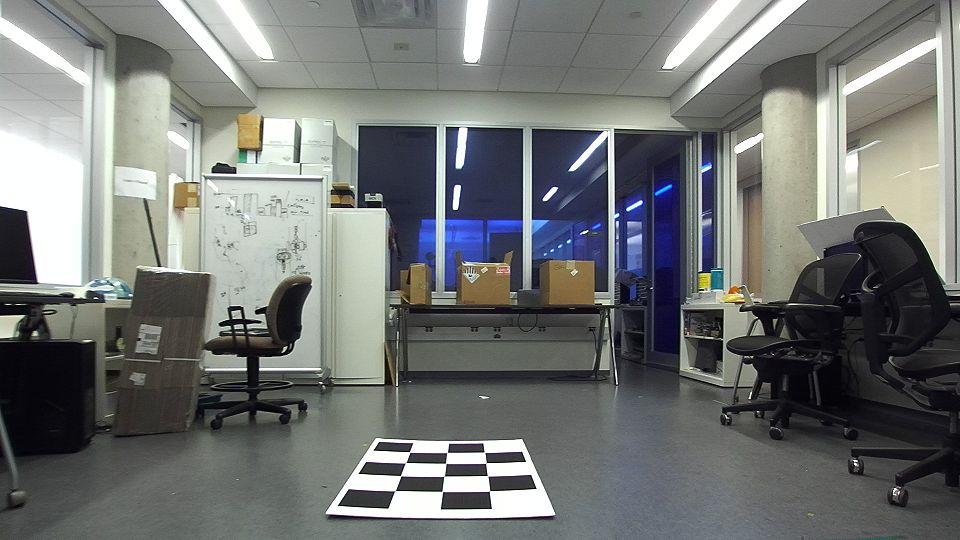
#> input picture data/front_view_robot.png, 960 x 540 px
$ jupyter execute inverse_perspective_mapping_robot.ipynb
#> lines starting #> are read from the running program, lines starting #| are printed output that depends on the picture
[cell 1]
import cv2
import imageio
import json
import matplotlib.pyplot as plt
import numpy as np

# Suppresses scientific notation for small numbers in numpy arrays for readability
np.set_printoptions(suppress=True)

[cell 2]
data_path = 'data/front_view_robot.png'
rgb = imageio.imread(data_path)
#> rgb is the input picture: shape (540, 960, 4); mean R, G, B, A 115.1, 117.8, 116.4, 255
plt.figure(figsize=(10, 10))
plt.imshow(rgb)
plt.title('Input Image')
plt.show()

[cell 3]
# From world to camera coordinates
camera_params_path = 'camera_params_robot.json'
camera_params = None
with open(camera_params_path, 'r') as fh:
#> (reads camera_params_robot.json from the repository)
    camera_params = json.load(fh)
print(camera_params)

[cell 4]
# b = camera_params['baseline']

K = np.array([
    [camera_params['fx'], 0.0, camera_params['cx']],
    [0.0, camera_params['fy'], camera_params['cy']],
    [0.0, 0.0, 1.0]
]).astype(np.float32)

Kinv = np.linalg.inv(K)

# print(K.shape)

print('K = ', K)

print('Kinv = ', Kinv)

# theta_x (roll), theta_y (pitch), theta_z (yaw)
rotation_euler_angles = np.array([ camera_params['roll'], camera_params['pitch'], camera_params['yaw'] ])
# Rotation matrix R = Rx*Ry*Rz

print('rotation_euler_angles = ', rotation_euler_angles)

t = np.array([ camera_params['x'], camera_params['y'], camera_params['z'] ])

print('t = ', t)

[cell 5]
# pnt_cam = H_c2v*H_v2r(t)*pnt_road
def rotation_mat(euler_angles):
    theta_x, theta_y, theta_z = euler_angles
    Rz = np.array([
        np.cos(theta_z), -np.sin(theta_z), 0.0,
        np.sin(theta_z), np.cos(theta_z), 0.0,
        0.0, 0.0, 1.0,
    ]).reshape(3, 3)
    Ry = np.array([
        np.cos(theta_y), 0.0, np.sin(theta_y),
        0.0, 1.0, 0.0,
        -np.sin(theta_y), 0.0, np.cos(theta_y),
    ]).reshape(3, 3)
    Rx = np.array([
        1.0, 0.0, 0.0,
        0.0, np.cos(theta_x), -np.sin(theta_x),
        0.0, np.sin(theta_x), np.cos(theta_x),
    ]).reshape(3, 3)
    return Rz @ Ry @ Rx

[cell 6]
# From car coords to camera coords: R and t
R = rotation_mat(rotation_euler_angles)
print('R = ', R)

H = np.array([
    *R[0, :], t[0],
    *R[1, :], t[1],
    *R[2, :], t[2],
]).reshape(3, 4).astype(np.float32)

print('H = ', H)

# Since, the rotation matrix is symmetric, Rinv = R.T since R.R.T = I => R.t = Rinv
R_inv = np.linalg.pinv(R)
# print(R_inv)
t_inv = -t # a' = a + t => a = a' - t

[cell 7]
# From car coords to camera coords
H_v2c = np.array([
    *R_inv[0, :], t_inv[0],
    *R_inv[1, :], t_inv[1],
    *R_inv[2, :], t_inv[2]
]).reshape(3, 4).astype(np.float32)
print(H_v2c.shape)

'''
    (1) Rotate around z-axis
    (2) Rotate around x-axis

    Now, the coordinate system of the road/car is aligned with the one of camera
'''

theta = np.pi / 2
Rz = np.array([
    [ np.cos(theta), -np.sin(theta), 0.0 ],
    [ np.sin(theta), np.cos(theta), 0.0 ],
    [ 0.0, 0.0, 1.0 ]
])

Rx = np.array([
    [ 1.0, 0.0, 0.0 ],
    [ 0.0, np.cos(theta), -np.sin(theta) ],
    [ 0.0, np.sin(theta), np.cos(theta) ]
])

P = Rx @ Rz
print(P)

H = P @ H_v2c
print(H.shape)

[cell 8]
'''
    Procedure:
        (1) Define the road plane on which to project into bev
        (2) Project from 3D to 2D ([u, v, 1].T = K . Hr2c . [Xr, Yr, Zr=0, 1].T) (this is our projection matrix P)
        (3) Rotate the axes so they match (from car to camera)
        (4) Get rgb intensity of pixel value and map 1-to-1 on the road plane (one could bilinearly sample for better results)
'''

# Desing choices:
# (1) defined by the engineer
road_side = 250
# (2) meters/pxl (obtained from calibration)
scale = 0.030

# Define our road plane (wrt vehicle): [X, -Y, Z=0, 1], given coordinate system of the vehicle (refer to diagram at begining)
road_img = np.zeros(shape=(road_side, road_side, 3)).astype(np.int32)
half = road_side // 2

# Begin loop for generating BEV image
for row in range(-half, half):
    for col in range(0, road_side):
        # Convert road plane coordinates to meters
        road_pnt = np.array([col * scale, -row * scale, 0, 1]).T

        # Transform the 3D point from the road plane to the camera image's pixel coordinates
        img_pnt = K @ H @ road_pnt
        # Normalize the homogeneous coordinates
        img_pnt = img_pnt // (img_pnt[-1] + 1e-8)
        # Convert to integer pixel coordinates
        img_pnt = img_pnt.astype(np.int32)

        # Ensure rgb_val only contains RGB components
        if img_pnt[0] > 0 and img_pnt[0] < rgb.shape[1] and img_pnt[1] > 0 and img_pnt[1] < rgb.shape[0]:
            rgb_val = rgb[img_pnt[1], img_pnt[0], :3]  # Slicing to ensure only RGB components are selected
        else:
            rgb_val = np.zeros(3)  # Fallback to a black color if the point is outside the image bounds

        # Assign the RGB value to the corresponding location in the BEV image
        road_img[row + half][col] = rgb_val
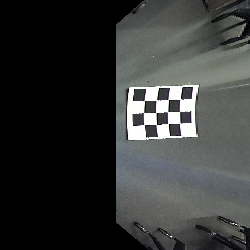
#> road_img: shape (250, 250, 3) int32; mean R, G, B 53.2, 54.6, 53.9

rotated_img = np.rot90(road_img)
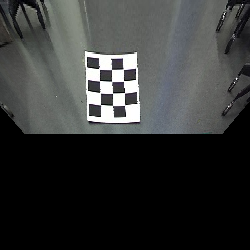
#> rotated_img: shape (250, 250, 3) int32; mean R, G, B 53.2, 54.6, 53.9
plt.figure(figsize=(10, 10))
plt.imshow(rotated_img)
plt.show()
